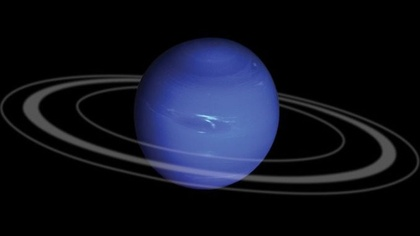
%> input picture neptune.jpg, 420 x 236 px, shrunk from 678 x 381 before the run
$ octave --eval "thresholding_edge_mask2;"   (GNU Octave 9; MATLAB toolbox functions it lacks are replaced by stand-ins)
%> lines starting %> are read from the running program, lines starting %| are printed output that depends on the picture; in (x1, y1, x2, y2) boxes, pixels count from 0 and x2, y2 are one past the last pixel; in counts of white or black regions, pixels touching at a corner belong together; the program's own positions count from 1
function thresholding_edge_mask2()
close all

im = imread('neptune.jpg');
%> im is the input picture: size 236x420x3 uint8; mean R, G, B 15.7, 18.5, 30.9

[row, col, dim] = size(im)
%> row = 236; col = 420; dim = 3
im2 = zeros(row,col,dim);   % creating a new image with the same size
size(im2)
%> ans = [236 420 3]
for i=1:row
    for j=1:col
        if(im(i,j,:)>35)
            im2(i,j,:) = im(i,j,:);
        end
    end
end
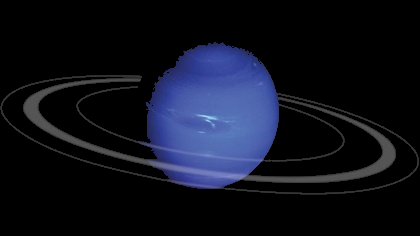
%> im2: size 236x420x3 double; mean R, G, B 14.3, 17, 28.4

h=[1,0,-1; 1,0, -1;1,0,-1]
im_mask_1 = conv2(rgb2gray(im2),h);

h2 = [1, 0; 0, -1]
im_mask_2 = conv2(im_mask_1,h2);
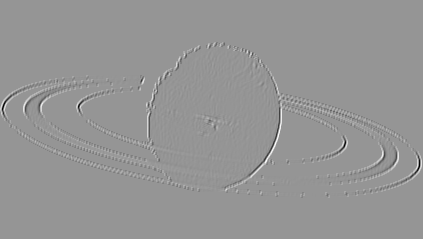
%> im_mask_2: size 239x423 double; min -312, max 220.6, mean 0; drawn with min black and max white

h3 = [0, 1; -1, 0]
im_mask_3 = conv2(im_mask_2,h3);
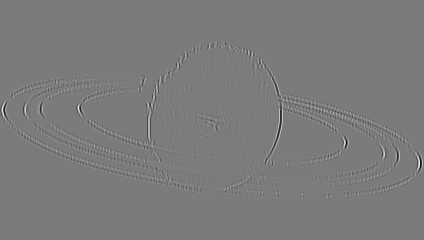
%> im_mask_3: size 240x424 double; min -316, max 334, mean 0; drawn with min black and max white

h4 = [-1, 0, -1; 1, 0, 1; -1, 0, -1]
im_mask_4 = conv2(im_mask_3,h4);
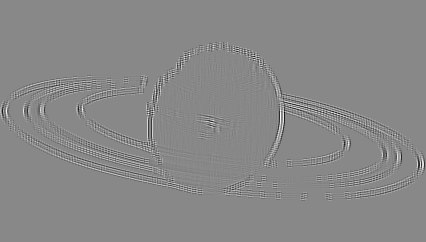
%> im_mask_4: size 242x426 double; min -230.9, max 202, mean 0; drawn with min black and max white

if dim>1
    im_gray = rgb2gray(im);
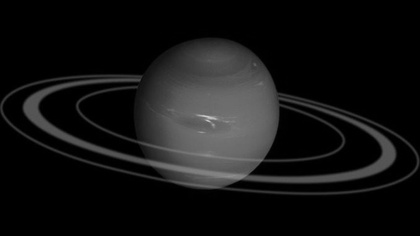
%> im_gray: size 236x420 uint8; min 0, max 203, mean 19.1
else
    im_gray = im;
end
im_sobel = edge(im_gray,'sobel');
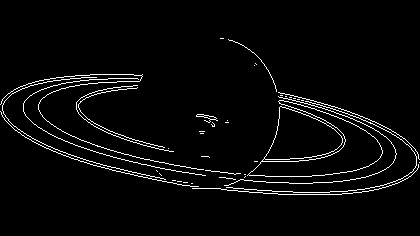
%> im_sobel: size 236x420 logical; 3.4% white in thin lines or dots, all inside (x1, y1, x2, y2) = (0, 38, 420, 195)
im_canny = edge(im_gray,'canny');
%> im_canny: size 236x420 logical; 4.2% white in thin lines or dots, all inside (x1, y1, x2, y2) = (1, 37, 419, 196)
im_log = edge(im_gray,'log');
%> im_log: size 236x420 logical; 3.7% white in thin lines or dots, all inside (x1, y1, x2, y2) = (1, 38, 419, 196)
im_roberts = edge(im_gray,'roberts');
%> im_roberts: size 236x420 logical; 4.2% white in thin lines or dots, all inside (x1, y1, x2, y2) = (0, 39, 419, 195)


figure(2),
subplot(2,4,1),
subimage(im);
title('Original-0')
axis off
subplot(2,4,2),
subimage(im2);
title(['Threshold=',num2str(35)])
axis on

subplot(2,4,3),
subimage(im_sobel);
title('Sobel')
%axis off
subplot(2,4,4),
subimage(im_canny);
title('Canny')
%axis off


subplot(2,4,5),
subimage(im_roberts);
title('Roberts')
%axis off

subplot(2,4,6),
subimage(im_mask_1);
title('Thres+mask1')
%axis off

subplot(2,4,7),
subimage(im_mask_2);
title('Thres+mask2')
%axis off

subplot(2,4,8),
subimage(im_mask_3);
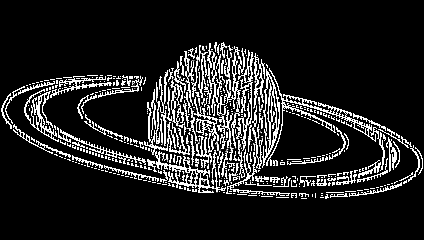
%> displayed picture: size 240x424, on the screen's scale of 0 to 255; min 0, max 255, mean 33.7
title('Mymethod')
%axis off
